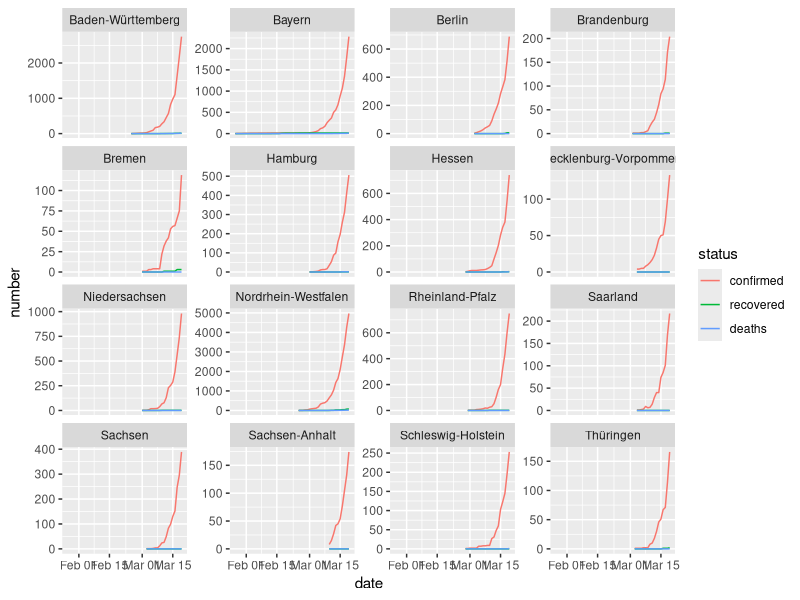
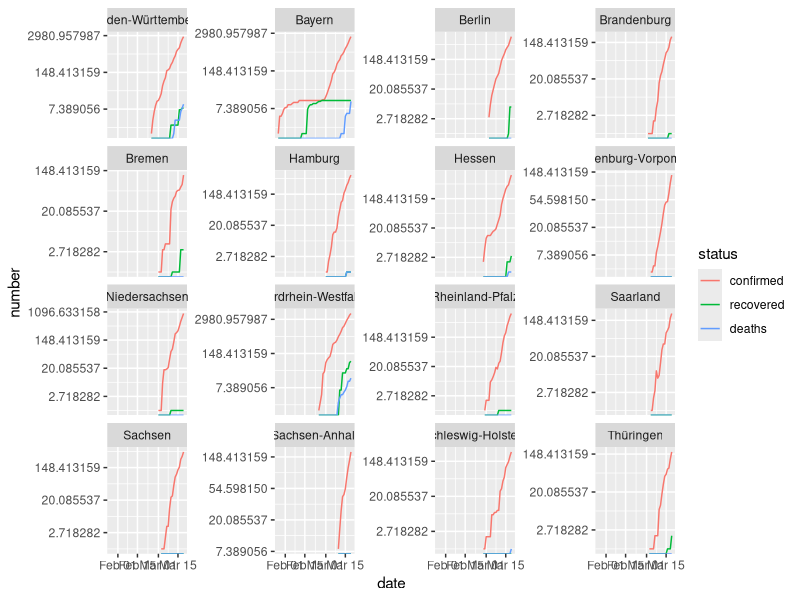
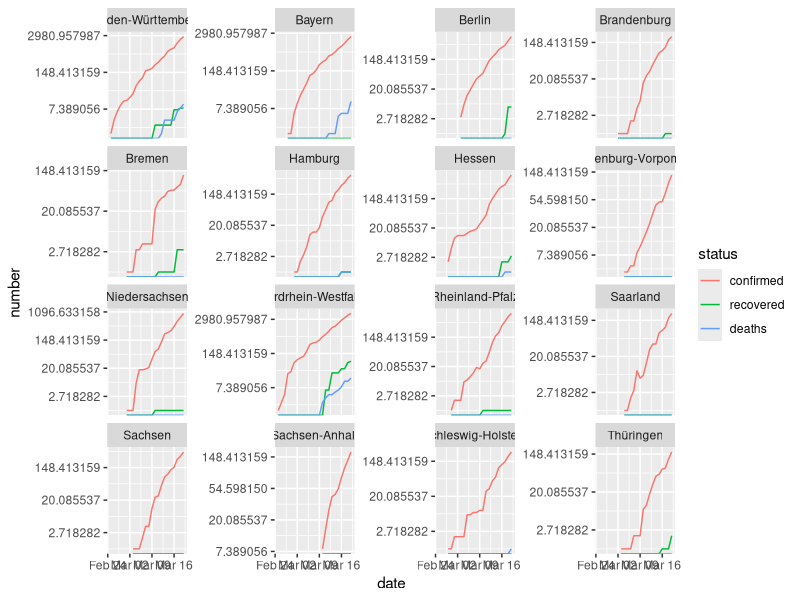
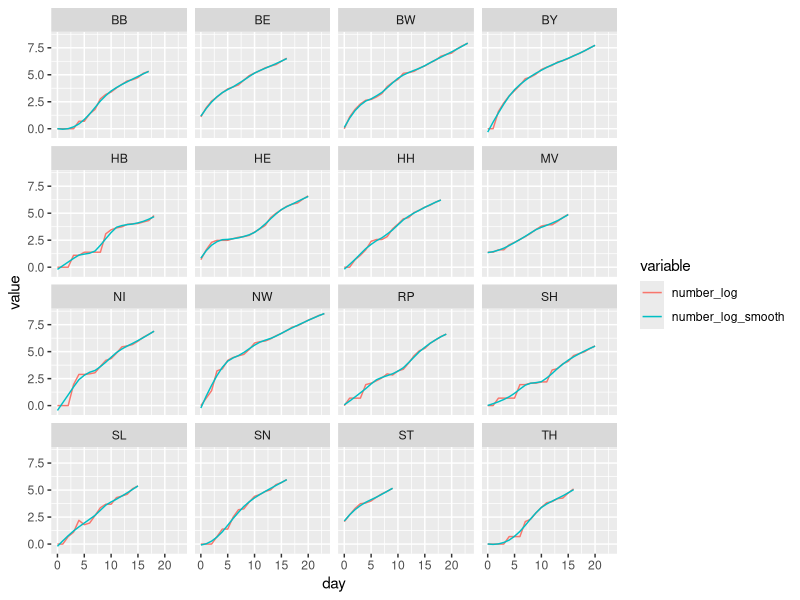
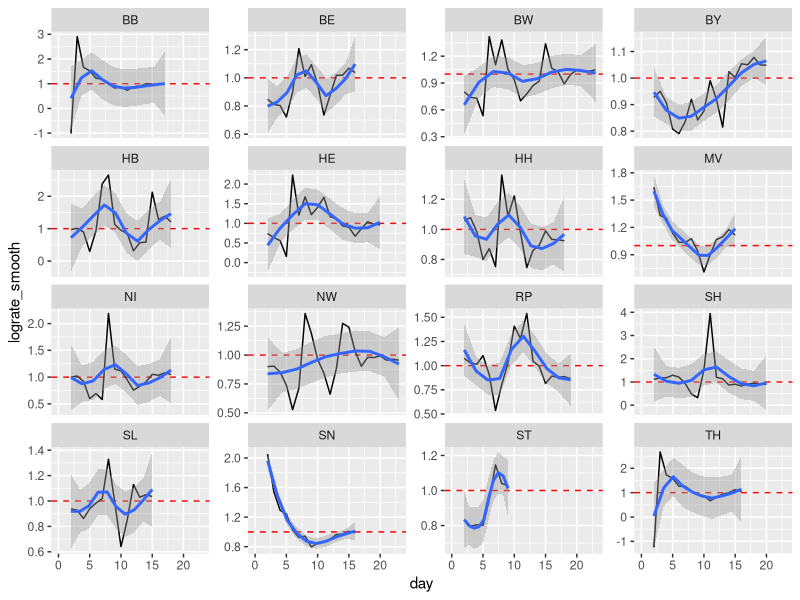
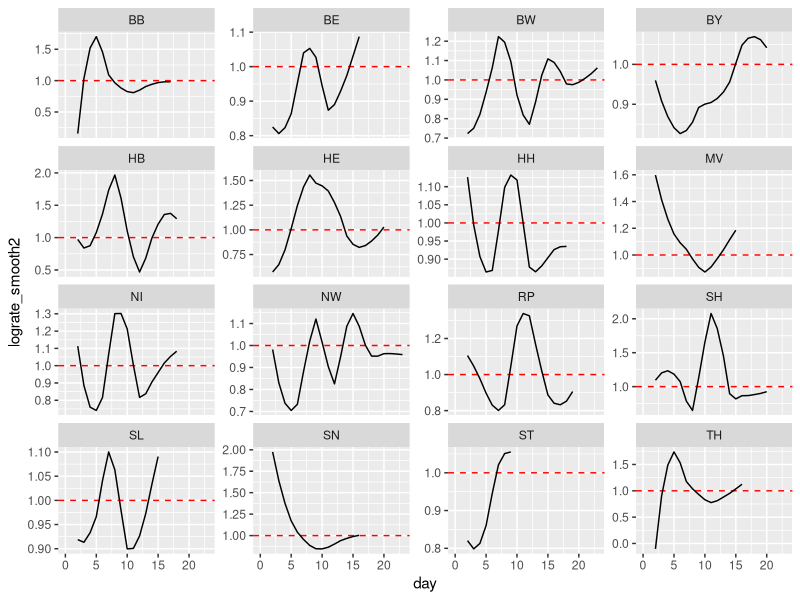
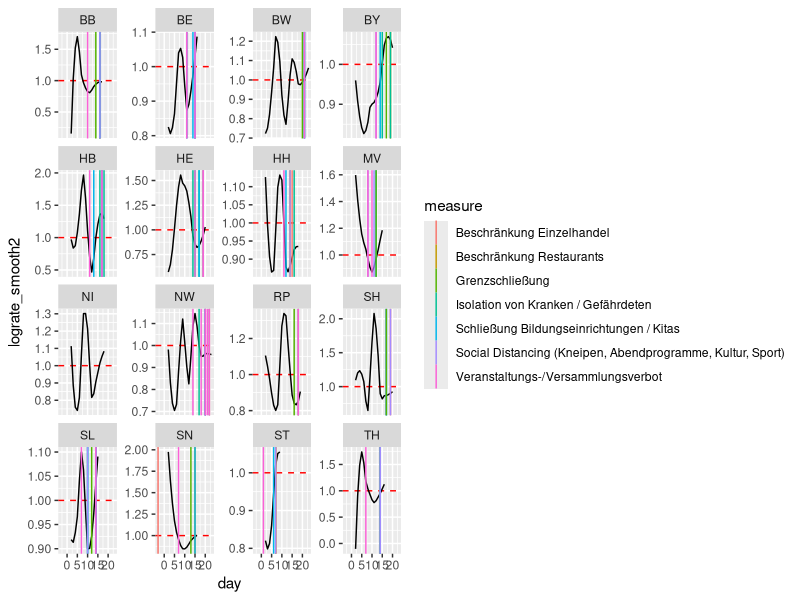
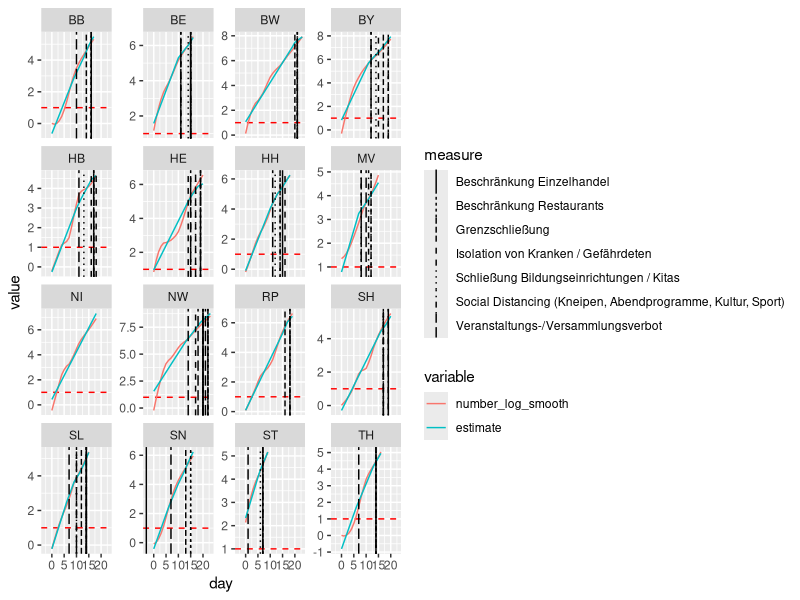

Reproduce these figures in R, in order.
setwd("/wales/wirvsvirus/FlatCurver")

update_date <- Sys.Date()#"2020-03-19"

# Die folgende Zeile und die am Ende des Skripts auskommentierten Zeilen werden verwendet, um Schätzwerte für mehrere Stichtage zu generieren (für die Visualisierung)
#####
##########
#    coefs <- lapply(as.Date("2020-03-10", tz = "Europe/Berlin") + 5:9, function (update_date) {
##########
#####


library("data.table")
library("ggplot2")
#library("googlesheets") # Funktioniert momentan nicht

# Daten laden

# Mappingtabelle Bundesland zu Kürzel
DT_map_BL <- fread("data/corona_measures - BL Resarch Mapping.csv")
DT_map_BL <- DT_map_BL[, .(bundesland, short)]

# Zahl der Infizierten usw.
DT <- fread("data/Coronavirus.history.v2.csv")
DT[, date := as.Date(date, tz = "Europe/Berlin")]

DT <- DT[date <= as.Date(update_date)] 

dt <- melt(DT, id.vars = c("date", "parent", "label", "lon", "lat"), variable.name = "status", value.name = "number")
dt[, .N, by = parent]

# Reduziere Daten auf nur Deutschland
dtDE <- dt[parent == "Deutschland", -"parent", with = FALSE]
dtDE <- merge(dtDE, DT_map_BL, by.x = "label", by.y = "bundesland", all.x = TRUE)
setnames(dtDE, "short", "bundesland")

# Die Gruppe "Repatriierte" ist wenig interessant und wird entfernt
dtDE <- dtDE[label != "Repatriierte"]

# Maßnahmentabelle
DT_measures <- fread("data/corona_measures - Measures_Overview.csv")
#DT_measures <- DT_measures[, .(gueltig_ab, gueltig_bis, bundesland, measure = label)]
DT_measures <- DT_measures[, .(gueltig_ab, gueltig_bis, bundesland, measure = category)]
DT_measures[, gueltig_ab := as.Date(gueltig_ab, tz = "Europe/Berlin")]
DT_measures[gueltig_bis == "", gueltig_bis := NA]
DT_measures[, gueltig_bis := as.Date(gueltig_bis, tz = "Europe/Berlin")]
DT_measures[!is.na(gueltig_ab) & is.na(gueltig_bis), gueltig_bis := DT[, max(date)] + 1]
DT_measures <- DT_measures[!is.na(gueltig_ab) & !is.na(gueltig_bis)]
# Entferne Maßnahmen, die noch nicht in Kraft getreten sind
DT_measures <- DT_measures[gueltig_ab <= dtDE[, max(date)]]
setnames(DT_measures, "measure", "label")
DT_measures <- merge(DT_measures, DT_measures[, .(label = sort(unique(label)))][, .(label, measure_id = 1:.N)], by = "label", all = TRUE)




# Daten zu Grenzschließungen
DT_borders <- fread("data/corona_measures - Grenzkontrollen.csv")
DT_borders <- DT_borders[, .(gueltig_ab, gueltig_bis, bundesland, nachbarstaat)]
DT_borders[, gueltig_ab := as.Date(gueltig_ab, tz = "Europe/Berlin")]
DT_borders[, gueltig_bis := as.Date(gueltig_bis, tz = "Europe/Berlin")]
DT_borders[!is.na(gueltig_ab) & is.na(gueltig_bis), gueltig_bis := DT[, max(date)] + 1]
DT_borders <- DT_borders[!is.na(gueltig_ab) & !is.na(gueltig_bis)]
# Perspektivisch könne man die Information zu Nachbarstaaten in Verbindung mit den relatien Infektionszahlen dort in Verbindung bringen und für die angrenzenden Bundesländern in Zusammenhang mit den Grenzschließungen verwenden.  Der Einfachheit halber wird jetzt aber nur die binäre Information verwendet, ob Grenzschließungen stattfanden oder nicht.


# Füge die Grenzschließungsdaten zu den Maßnahmen hinzu
#DT_measures <- rbind(DT_measures, DT_borders[, .(gueltig_ab, gueltig_bis, bundesland, measure = "grenzschliessung")])
DT_measures <- rbind(DT_measures, DT_borders[, .(gueltig_ab, gueltig_bis, bundesland, label = "Grenzschließung", measure_id = DT_measures[, max(measure_id)] + 1)])
DT_measures[, measure_id := paste0("m", measure_id)]


# Füge Maßnahmen zu den Infektionsdaten hinzu
measures <- lapply(DT_measures[, unique(measure_id)], function (m) {
  tmp <- DT_measures[measure_id == m, -"label"]
  tmp <- tmp[, .(gueltig_ab = min(gueltig_ab), gueltig_bis = max(gueltig_bis), measure_id = min(measure_id)), by = bundesland]
  tmp[, measure_id := NULL]
  tmp[, c(m) := gueltig_ab]
  N <- tmp[, .N, by = bundesland][N > 1]
  if (NROW(N) > 0) {
    # <TODO> In Zukuft muss hier ein Vergleich über den ganzen Zeitraum erfolgen!
    tmp <- tmp[tmp[, .(gueltig_ab = min(gueltig_ab)), by = bundesland], on = c("bundesland", "gueltig_ab")]
  }
  setkey(tmp, bundesland, gueltig_ab, gueltig_bis)
  return(unique(tmp))
})
names(measures) <- DT_measures[, unique(measure_id)]

dtDE[, date_helper := date]
setkey(dtDE, bundesland, date, date_helper)






tmp <- dtDE
for (m in names(measures)) {
  n0 <- nrow(tmp)
  cols_initial <- colnames(tmp)
  tmp <- foverlaps(tmp, measures[[m]], by.x = c("bundesland", "date", "date_helper"), by.y = c("bundesland", "gueltig_ab", "gueltig_bis"))
#  tmp[get(m) == "1970-01-01", c(m) := NA]
  tmp[!is.na(get(m)), tmp := as.numeric(difftime(get("date"), get(m), units = "days")) + 1]
  tmp[tmp > 14, tmp := 14]
  ranges <- tmp[, .(start = which.min(tmp), end = which.max(tmp)), by = .(bundesland, status)]
  tmp[, i := 1:.N, by = .(bundesland, status)]
  for (B in ranges[, unique(bundesland)]) {
    for (S in ranges[, unique(status)]) {
      tmp[(bundesland == B) & (status == S) & i < ranges[(bundesland == B) & (status == S), start], tmp := 0]
      # <TODO> Das Ende muss auch berücksichtigt werden!
    }
  }
  tmp[is.na(tmp), tmp := 0]
  tmp[, c(m) := NULL]
  setnames(tmp, "tmp", m)
  tmp <- tmp[, c(cols_initial, m), with = FALSE]
  
  if (nrow(tmp) != n0) { print("stop!"); break() }
}
tmp <- tmp[, -"date_helper", with = FALSE]

dtDE <- tmp





setorder(dtDE, bundesland, status, date)

# Wie verlaufen die Kurven?
ggplot(dtDE, aes(x = date, y = number, col = status)) + geom_line() + facet_wrap(~ label, scales = "free_y")

# Das Wachstum sollte und sieht exponenetell aus.  Dann ist das logarithmierte Wachstum linear.
# In Bayern hat es augenscheinlich zwei zeitlich getrennte Ansteckungswellen gegeben.  Der einfachheit halber werden daher im folgenden die Fälle aus der ersten Welle (Webasto) entfernt und die kumulierten Zahlen entsprechend zurückgesetzt.
ggplot(dtDE, aes(x = date, y = number, col = status)) + geom_line() + facet_wrap(~ label, scales = "free_y") + scale_y_continuous(trans = "log")

# Alle Fälle für Bayern vor 2020-02-28 werden entfernt.
dtDE[(bundesland == "BY") & (status == "confirmed"), c(NA, diff(number))]
dtDE[bundesland == "BY"][20:34]
corrections <- dtDE[(bundesland == "BY") & (date == "2020-02-27"), .(bundesland, status, correction = number)]
dtDE <- merge(dtDE, corrections, by = c("bundesland", "status"), all = TRUE)
dtDE[bundesland == "BY", number := number - correction]
dtDE <- dtDE[!((bundesland == "BY") & (date < "2020-02-28"))]
dtDE[, correction := NULL]


# Mit den obigen Bereinigungen scheinen die logarithmierten Wachstumsraten nun annähernd linear zu sein.
ggplot(dtDE, aes(x = date, y = number, col = status)) + geom_line() + facet_wrap(~ label, scales = "free_y") + scale_y_continuous(trans = "log")



# Datensatz für nur Infektionen
dtDEconfirmed <- dtDE[status == "confirmed"]

# Normalisiere Datum auf Tage seit Erstinfektion
dtDEconfirmed[, day := as.numeric(difftime(date, .SD[1, date], units = "days")), by = bundesland]

# Fallzahlen logarithmieren (und glätten)
dtDEconfirmed[, number_log := log(number)]
dtDEconfirmed[, number_log_smooth := predict(loess(number_log ~ day, span = 10 / .N)), by = bundesland]

ggplot(melt(dtDEconfirmed[, .(bundesland, day, number_log, number_log_smooth)], id.vars = c("bundesland", "day")), aes(x = day, y = value, col = variable)) + geom_line() + facet_wrap(~ bundesland)

# Wachstumsraten
dtDEconfirmed[, lograte := (number_log - shift(number_log, 1)) / (shift(number_log, 1) - shift(number_log, 2)), by = bundesland]
dtDEconfirmed[, lograte_smooth := (number_log_smooth - shift(number_log_smooth, 1)) / (shift(number_log_smooth, 1) - shift(number_log_smooth, 2)), by = bundesland]

# Verlauf der Rate der logarithmierten Fallzahlen (mit Glättung)
ggplot(dtDEconfirmed, aes(x = day, y = lograte_smooth)) + geom_hline(yintercept = 1, col = "red", lty = 2) + geom_line() + facet_wrap(~ bundesland, scales = "free_y") + geom_smooth(method = "loess", n = 10)

# Auch die auf Basis geglätteter Fallzahlen ermittlete Rate wird nun geglättet
dtDEconfirmed[!is.na(lograte_smooth), lograte_smooth2 := predict(loess(lograte_smooth ~ day, span = 10 / .N)), by = bundesland]

ggplot(dtDEconfirmed, aes(x = day, y = lograte_smooth2)) + geom_hline(yintercept = 1, col = "red", lty = 2) + geom_line() + facet_wrap(~ bundesland, scales = "free_y")

# Geglättete Änderungsraten mit Maßnahmen
dt_plot <- copy(dtDEconfirmed)
dt_plot_measures <- merge(DT_measures[, .(gueltig_ab, bundesland, measure_id, label)], dtDE[, .(date0 = min(date)), by = bundesland], by = "bundesland")[, .(bundesland, measure = label, day = as.numeric(difftime(gueltig_ab, date0, units = "days")))]
ggplot(dt_plot, aes(x = day, y = lograte_smooth2)) + geom_hline(yintercept = 1, col = "red", lty = 2) + geom_line() + geom_vline(data = dt_plot_measures, aes(xintercept = day, col = measure)) + facet_wrap(~ bundesland, scales = "free_y")



#dtDEconfirmedNA <- copy(dtDEconfirmed[is.na(lograte_smooth2)])
#dtDEconfirmed <- na.omit(dtDEconfirmed)
#dtDEconfirmed <- dtDEconfirmed[day > 1]




# Modellierung

# Lineares gemischtes Modell
library("lme4")
response <- "number_log_smooth"
vars_random <- c("day")
vars_fixed <- names(measures)[dtDEconfirmed[, lapply(.SD, function (x) mean(x == FALSE)), .SDcols = names(measures)] < 0.95]
f_lme <- formula(paste(c(
  response,
  paste(c(
    paste(vars_fixed),
    paste0("(", paste(vars_random, sep = "|bundesland)+"), "|bundesland)")
  ), collapse = "+")
), collapse = "~"))
mod_lme <- lmer(f_lme, data = dtDEconfirmed[!is.na(number_log_smooth)])
summary(mod_lme)
# Bis auf die Maßnahmen schutz_gef_personen und pandemieplan ist der Effekt wie erwünscht negativ, die Paramter sind allerdings nicht alle signifikant verschieden von Null

# Füge gefittete Werte zum Datensatz hinzu
dtDEconfirmed[!is.na(number_log_smooth), yhat_lme := fitted(mod_lme)]

dt_plot <- melt(dtDEconfirmed[, .(bundesland, day, number_log_smooth, estimate = yhat_lme)], id.vars = c("bundesland", "day"))
dt_plot_measures <- merge(DT_measures[measure_id %in% vars_fixed, .(gueltig_ab, bundesland, label)], dtDE[, .(date0 = min(date)), by = bundesland], by = "bundesland")[, .(bundesland, measure = label, day = as.numeric(difftime(gueltig_ab, date0, units = "days")))]

p <- ggplot(dt_plot, aes(x = day, y = value, col = variable)) + geom_hline(yintercept = 1, col = "red", lty = 2) + geom_line() + geom_vline(data = dt_plot_measures, aes(xintercept = day, lty = measure)) + facet_wrap(~ bundesland, scales = "free_y")
p
#ggsave(filename = "/wales/wirvsvirus/geglaettete_log_rate_mit_schaetzung.png", plot = p, width = 12, height = 8)


## Da die Daten Zeitreihen sind sind die Beobachtungen natürich nicht i.i.d.
#layout(matrix(1:dtDEconfirmed[, uniqueN(bundesland)], nrow = 4))
#lapply(dtDEconfirmed[, unique(bundesland)], function (x) acf(dtDEconfirmed[bundesland == x, number_log_smooth], main = x))

## Berücksichtigung der Korrelationsstruktur der Zeitreihen durch Modellierung mit nlme::lme funktioniert nicht da s nicht konvergiert.  Stattdessen wird mit Differenzierung gearbeitet
#dtDEconfirmed[, number_log_smooth_diff := number_log_smooth - shift(number_log_smooth), by = bundesland]

## Autokorrelation ist noch vorhanden... Sollte vielleicht zweite Differenzen nehmen
#layout(matrix(1:dtDEconfirmed[, uniqueN(bundesland)], nrow = 4))
#lapply(dtDEconfirmed[, unique(bundesland)], function (x) acf(dtDEconfirmed[bundesland == x, number_log_smooth_diff], na.action = na.omit, main = x))

#f_lme_diff <- as.character(f_lme)
#f_lme_diff[2] <- "number_log_smooth_diff"
#f_lme_diff <- formula(paste(f_lme_diff[c(2, 1, 3)], collapse = ""))
#mod_lme_diff <- lmer(f_lme_diff, data = dtDEconfirmed)
#summary(mod_lme_diff)

## Füge gefittete Werte zum Datensatz hinzu
#dtDEconfirmed[!is.na(number_log_smooth_diff), yhat_lme_diff := fitted(mod_lme_diff)]
#dt_plot <- melt(dtDEconfirmed[, .(bundesland, day, number_log_smooth_diff, estimate = yhat_lme_diff)], id.vars = c("bundesland", "day"))

#p <- ggplot(dt_plot, aes(x = day, y = value, col = variable)) + geom_hline(yintercept = 1, col = "red", lty = 2) + geom_line() + geom_vline(data = dt_plot_measures, aes(xintercept = day, lty = measure)) + facet_wrap(~ bundesland, scales = "free_y")
#p



## Versuch mit Differenzen zweiten Grades
#dtDEconfirmed[, number_log_smooth_diff2 := number_log_smooth_diff - shift(number_log_smooth_diff), by = bundesland]

## Autokorrelation ist noch vorhanden... Sollte vielleicht zweite Differenzen nehmen
#layout(matrix(1:dtDEconfirmed[, uniqueN(bundesland)], nrow = 4))
#lapply(dtDEconfirmed[, unique(bundesland)], function (x) acf(dtDEconfirmed[bundesland == x, number_log_smooth_diff2], na.action = na.omit, main = x))

#f_lme_diff2 <- as.character(f_lme)
#f_lme_diff2[2] <- "number_log_smooth_diff2"
#f_lme_diff2 <- formula(paste(f_lme_diff2[c(2, 1, 3)], collapse = ""))
#mod_lme_diff2 <- lmer(f_lme_diff2, data = dtDEconfirmed)
#summary(mod_lme_diff2)

## Füge gefittete Werte zum Datensatz hinzu
#dtDEconfirmed[!is.na(number_log_smooth_diff2), yhat_lme_diff2 := fitted(mod_lme_diff2)]
#dt_plot <- melt(dtDEconfirmed[, .(bundesland, day, rate = number_log_smooth_diff2, estimate = yhat_lme_diff2)], id.vars = c("bundesland", "day"))

#p <- ggplot(dt_plot, aes(x = day, y = value, col = variable)) + geom_hline(yintercept = 1, col = "red", lty = 2) + geom_line() + geom_vline(data = dt_plot_measures, aes(xintercept = day, lty = measure)) + facet_wrap(~ bundesland, scales = "free_y")
#p





# Mit der geglätteten Lograte?

layout(matrix(1:dtDEconfirmed[, uniqueN(bundesland)], nrow = 4))
lapply(dtDEconfirmed[, unique(bundesland)], function (x) acf(dtDEconfirmed[bundesland == x, lograte_smooth], na.action = na.omit, main = x))

f_lme_lograte <- as.character(f_lme)
f_lme_lograte[2] <- "lograte_smooth2"
f_lme_lograte <- formula(paste(f_lme_lograte[c(2, 1, 3)], collapse = ""))
mod_lme_lograte <- lmer(f_lme_lograte, data = dtDEconfirmed[!is.na(lograte_smooth2)])
summary(mod_lme_lograte)

dtDEconfirmed[!is.na(lograte_smooth2), yhat_lme_lograte := fitted(mod_lme_lograte)]

dt_plot <- melt(dtDEconfirmed[, .(bundesland, day, lograte_smooth2, estimate = yhat_lme_lograte)], id.vars = c("bundesland", "day"))

p <- ggplot(dt_plot, aes(x = day, y = value, col = variable)) + geom_hline(yintercept = 1, col = "red", lty = 2) + geom_line() + geom_vline(data = dt_plot_measures, aes(xintercept = day, lty = measure)) + facet_wrap(~ bundesland, scales = "free_y")
p




















# 
# schätzwerte für number_log aus modell?
# code in paket schnüren
# rplumber.io
# wetterdaten?
# bevölkerungsdichte?

## Anreize von Basti:

## "day" als Fixed Effect anstatt als Random Effect aufnehmen?
## Effekte ändern sich leicht, aber die Vorzeichen bleiben erhalten, Standardfehler ändern sich auch leicht
## Fixed Effect von day ist nicht signifikant, was auch zu erwarten wäre
## Daher ist die Überlegung, wenn es einen Tageseffekt gibt, ist der eher global oder auf Bundesland ebene ausgeprägt?
## Vorerst wird day als Random Effekt beibehalten
#f <- lograte_smooth2 ~ day + schulen_schliessung + veranstaltungen_verbot +  
#    kultureinrichtungen_schliessung + schutz_gef_personen + veranstaltungen_1000_verbot +  
#    kindertageseinrichtungen_schliessung + pandemieplan + grenzschliessung +  
#    (1 | bundesland)
#summary(lmer(f, data = dtDEconfirmed))

## Bundesländer/Beobachtungen erst ab mindestens 50 Fälle zulassen?
## Bis auf den Vorzeichenwechsel des inisignifikanten Effekts der Grenzschließung änder sich dadurch prinzipiell nichts... Wri verwenden weiterhin alle Daten vorerst!
#summary(lmer(f_lme_lograte, data = dtDEconfirmed[number >= 50]))


##layout(1:3)
##plot(dtDEconfirmed$day, residuals(mod_lme)); abline(0, 0, col = 2, lty = 2)
##plot(dtDEconfirmed[!is.na(number_log_smooth_diff), day], residuals(mod_lme_diff)); abline(0, 0, col = 2, lty = 2)
##plot(dtDEconfirmed[!is.na(number_log_smooth_diff2), day], residuals(mod_lme_diff2)); abline(0, 0, col = 2, lty = 2)

# Wunsch von Jörg
# Schätzwerte von number_log aus dem Modell berechnen

#corona_forecast <- dtDEconfirmed[, .(date, bundesland, number, number_log, lograte_smooth2, yhat_lme_lograte)]
##corona_forecast[, ab := shift(number_log, 1) - shift(number_log, 2)]
##corona_forecast[, bc := number_log - shift(number_log, 1)]
#corona_forecast[, i := 1:.N, by = bundesland]

#corona_forecast[, yhat := as.numeric(NA)]
#j <- 3
#a <- corona_forecast[i %in% (j - 2):j, yhat_lme_lograte * (shift(number_log, 1) - shift(number_log, 2)) + shift(number_log, 1)]
#a <- a[seq(3, length(a), by = 3)]
#corona_forecast[i == j, yhat := a]

#j <- 4
#a <- corona_forecast[i %in% (j - 2):j, yhat_lme_lograte * (shift(yhat, 1) - shift(number_log, 2)) + shift(yhat, 1)]
#a <- a[seq(3, length(a), by = 3)]
#corona_forecast[i == j, yhat := a]

#for (j in 5:10) {

#  a <- corona_forecast[i %in% (j - 2):j, yhat_lme_lograte * (shift(yhat, 1) - shift(yhat, 2)) + shift(yhat, 1)]
#  a <- a[seq(3, length(a), by = 3)]
#  corona_forecast[i == j, yhat := a]

#}
#corona_forecast[bundesland == "BY"]



# Datenexport für Dashboard

# Regressionskoeffizienten


coefs <- data.frame(summary(mod_lme_lograte)$coefficients[-1, c("Estimate", "Std. Error")])
coefs$measure_id <- rownames(coefs)
coefs <- merge(coefs, unique(DT_measures[, .(measure_id, measure = label)]), by = "measure_id")
coefs$measure_id <- NULL
coefs <- data.table(coefs)
setnames(coefs, "Std..Error", "se")
setnames(coefs, "Estimate", "estimate")
coefs[, lower := estimate - qnorm(0.975) * se]
coefs[, upper := estimate + qnorm(0.975) * se]
coefs <- merge(data.table(measure = DT_measures[, sort(unique(label))]), coefs[, .(measure, lower, estimate, upper)], on = "measure", all = TRUE)
coefs[, updated := update_date]

#####
##########
#    return(coefs)
#    })


#    # Die folgenden Datensätze wurden überÄnderung des Parameters update_date generiert, um Daten für die Entwicklung des Dashboards zu generieren
#    coefs <- rbindlist(coefs)
#    setorder(coefs, measure, updated)
#    coefs

#    fwrite(coefs, file = "data/measure_effect_estmates.csv", sep = ",", dec = ".", quote = TRUE)



#    pdf(file = "../plot_effects.pdf", height = 10, width = 10)

#    layout(1)
#    coefs_plot <- na.omit(coefs)
#    coefs_plot[measure == "Social Distancing (Kneipen, Abendprogramme, Kultur, Sport)", measure := "Social Distancing\n(Kneipen, Abendprogramme, Kultur, Sport)"]
#    coefs_plot[, measure := factor(measure)]
#    dates <- sort(unique(coefs_plot$updated))
#    offsets <- as.numeric(coefs_plot$measure)
#    k <- 2
#    par(las = 1, mar = c(3, 18, 1, 1) + 0.1)
#    plot(coefs_plot$updated, k * coefs_plot$estimate + offsets, axes = FALSE, pch = 16, ylim = c(min(offsets) - 0.5, max(offsets) + 0.5), xlab = NA, ylab = NA)
#    segments(x0 = coefs_plot$updated, x1 = coefs_plot$updated, y0 = offsets + k * coefs_plot$lower, y1 = offsets + k * coefs_plot$upper)
#    axis(1, at = as.numeric(dates), labels = dates)
#    axis(2, at = 1:nlevels(coefs_plot$measure), labels = levels(coefs_plot$measure))
#    segments(x0 = min(dates) - 1, x1 = max(dates) + 1, y0 = offsets, y1 = offsets, lty = 2, lwd = 0.2)
#    segments(x0 = min(dates) - 1, x1 = max(dates) + 1, y0 = c(c(0, offsets) + 0.5, y1 = c(0, offsets) + 0.5), lwd = 1.5)
#    #segments(x0 = rep(min(dates), 2), x1 = rep(max(dates), 2), y0 = c(0 - 0.5, max(offsets) + 0.5), y1 = c(0 - 0.5, max(offsets) + 0.5), lwd = 2)

#    dev.off()

##########
#####
